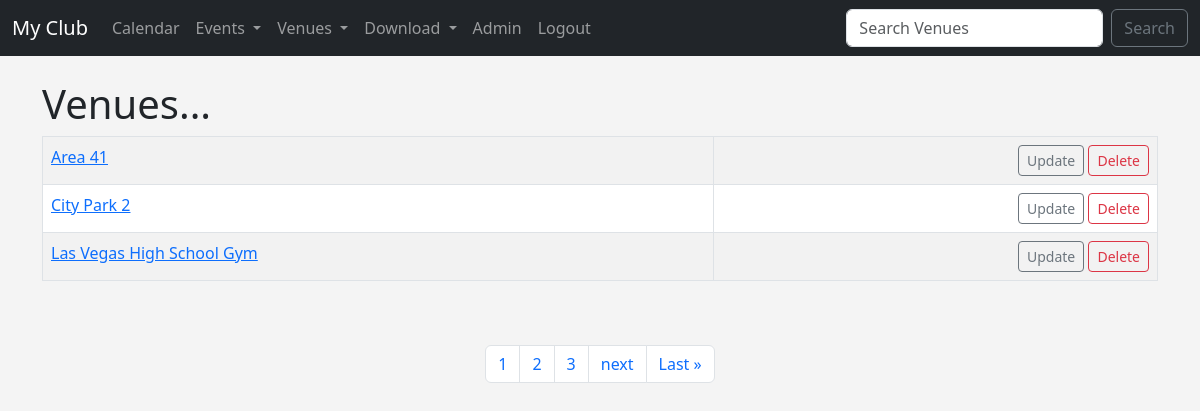
Before: /list_venues (signed in) with the older database file.
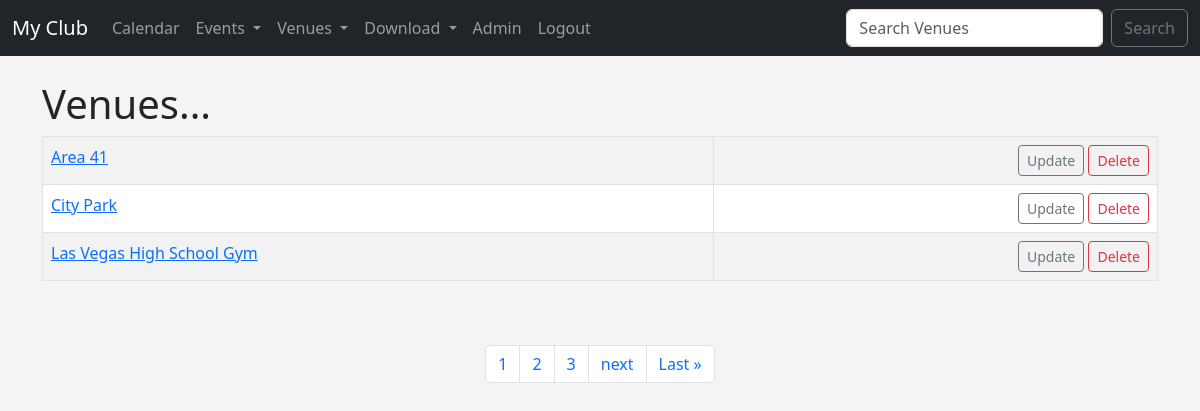
After: the same page with the newer database file.
### events/models.py (models this page shows)
class Venue(models.Model):
	name = models.CharField('Venue Name', max_length=120)
	address = models.CharField(max_length=300)
	zip_code = models.CharField('Zip Code', max_length=15)
	phone = models.CharField('Contact Phone', max_length=45, blank=True)
	web = models.URLField('Website Address', blank=True)
	email_address = models.EmailField('Email Address', blank=True)
	owner = models.IntegerField('Venue Owner', blank=False, default=1)
	venue_image = models.ImageField(null=True, blank=True, upload_to="images/")
	def __str__(self):
		return self.name

### events/views.py (the view)
# urls.py: path('list_venues', views.list_venues, name="list-venues"),
def list_venues(request):
	venue_list = Venue.objects.all()
	p = Paginator(Venue.objects.all(), 3)
	page = request.GET.get('page')
	venues = p.get_page(page)
	nums = "a" * venues.paginator.num_pages
	return render(request, 'events/venue.html',
		{'venue_list': venue_list, 'venues': venues, 'nums': nums})

### events/templates/events/venue.html (shortened to what this page needs)
{% extends 'events/base.html' %}
{% block content %}
	<h1>Venues...</h1>
	<table class="table table-hover table-striped table-bordered">
	{% for venue in venues %}
		<tr>
			<td>
				<a href="{% url 'show-venue' venue.id %}">{{ venue }}</a>
			</td>
			{% if user.is_authenticated %}
			<td align="right">
			  <a href="{% url 'update-venue' venue.id %}" class="btn btn-outline-secondary btn-sm">Update</a>
			  <a href="{% url 'delete-venue' venue.id %}" class="btn btn-outline-danger btn-sm">Delete</a>
			</td>
			{% endif %}
		</tr>
	{% endfor %}
    </table>
<br/><br/>
<nav aria-label="Page navigation example">
  <ul class="pagination justify-content-center">
{% for i in nums %}
	<li class="page-item"><a href="?page={{ forloop.counter }}" class="page-link">{{ forloop.counter }}</a></li>
{% endfor %}
{% if venues.has_next %}
	<li class="page-item"><a href="?page={{ venues.next_page_number }}" class="page-link">next</a></li>
	<li class="page-item"><a href="?page={{ venues.paginator.num_pages }}" class="page-link">Last &raquo</a></li>
{% endif %}
  </ul>
</nav>
{% endblock %}

Changed rows visible on the page:
changed Venue: name "City Park 2" → "City Park"
